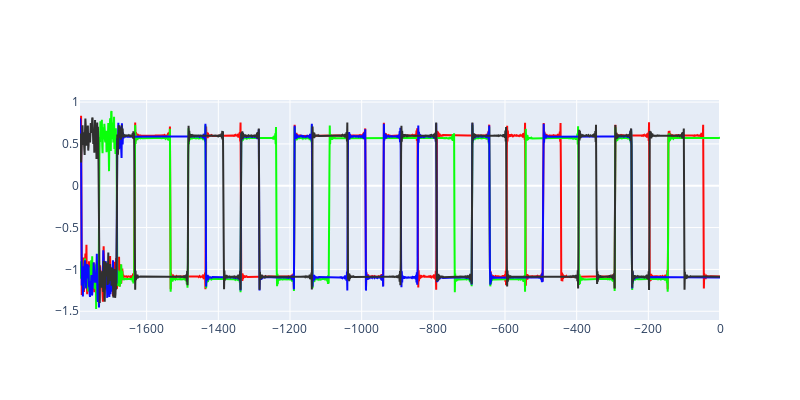

Notebook code cell kept with this figure:
### Code cell
# Debug stimulus
train_stim = trainable.train_ds[9][0]
stimulus_fig(scipy.signal.decimate(train_stim, 2, axis=1)).show()

### Figure 1 — Plotly figure (JSON) as saved in the notebook; plotly's stock layout.template omitted (floating-point values rounded to 4 significant figures; data arrays with more than 128 entries replaced by an {"elided": "..."} marker saying what was removed)
{"data": [{"line": {"color": "#ff0a0a"}, "mode": "lines", "type": "scatter", "x": {"elided": "1787 int values"}, "y": {"elided": "1787 float values"}}, {"line": {"color": "#0aff0a"}, "mode": "lines", "type": "scatter", "x": {"elided": "1787 int values"}, "y": {"elided": "1787 float values"}}, {"line": {"color": "#0a0aff"}, "mode": "lines", "type": "scatter", "x": {"elided": "1787 int values"}, "y": {"elided": "1787 float values"}}, {"line": {"color": "#303030"}, "mode": "lines", "type": "scatter", "x": {"elided": "1787 int values"}, "y": {"elided": "1787 float values"}}], "layout": {"autosize": false, "height": 400, "showlegend": false, "width": 800, "xaxis": {"autorange": true, "range": [-1786, 0], "type": "linear"}, "yaxis": {"autorange": true, "range": [-1.605, 1.025], "type": "linear"}}}
